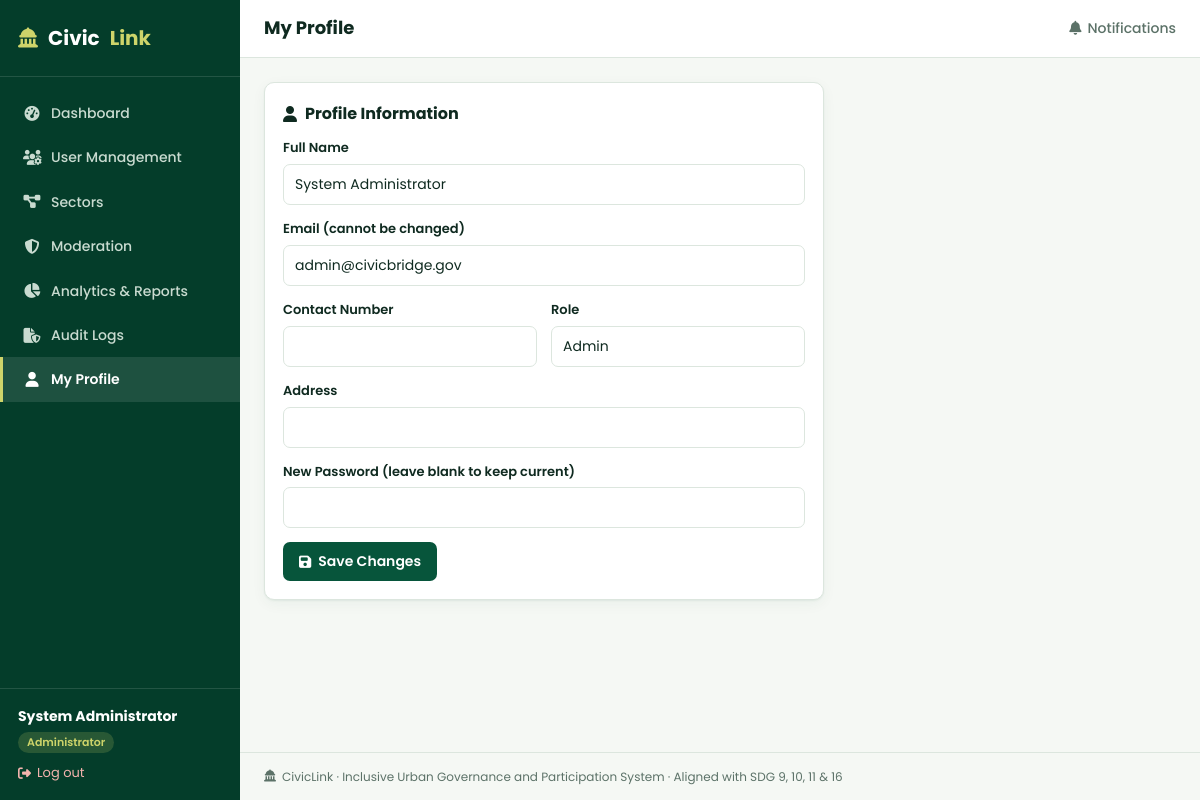
The app's page /citizen/profile.php (signed in) with its own data.
### tables this page shows
CREATE TABLE users (
    user_id INT AUTO_INCREMENT PRIMARY KEY,
    full_name VARCHAR(150) NOT NULL,
    email VARCHAR(150) NOT NULL UNIQUE,
    password_hash VARCHAR(255) NOT NULL,
    role ENUM('citizen','sector_rep','lgu_officer','admin') NOT NULL DEFAULT 'citizen',
    contact_number VARCHAR(30),
    address VARCHAR(255),
    status ENUM('active','suspended','pending') NOT NULL DEFAULT 'active',
    department VARCHAR(100) NULL,  
    created_at TIMESTAMP DEFAULT CURRENT_TIMESTAMP,
    updated_at TIMESTAMP DEFAULT CURRENT_TIMESTAMP ON UPDATE CURRENT_TIMESTAMP
);

### includes/functions.php (called while the page is built, shortened)
<?php
function e($str) {
    return htmlspecialchars($str ?? '', ENT_QUOTES, 'UTF-8');
}
function current_user_id() {
    return $_SESSION['user_id'] ?? null;
}

### citizen/profile.php (the view, shortened to what this page needs)
<?php
require_once __DIR__ . '/../includes/functions.php';
$uid = current_user_id();
$stmt = $conn->prepare("SELECT * FROM users WHERE user_id=?");
$stmt->bind_param('i', $uid);
$stmt->execute();
$user = $stmt->get_result()->fetch_assoc();
require_once __DIR__ . '/../includes/header.php';
?>
<div class="card" style="max-width:560px">
  <h2><i class="fa-solid fa-user"></i> Profile Information</h2>
  <form method="post">
    <div class="field">
      <label>Full Name</label>
      <input type="text" name="full_name" value="<?= e($user['full_name']) ?>">
    </div>
    <div class="field">
      <label>Email (cannot be changed)</label>
      <input type="email" value="<?= e($user['email']) ?>" disabled>
    </div>
    <div class="form-row">
      <div class="field">
        <label>Contact Number</label>
        <input type="text" name="contact_number" value="<?= e($user['contact_number']) ?>">
      </div>
      <div class="field">
        <label>Role</label>
        <input type="text" value="<?= e(ucwords(str_replace('_',' ',$user['role']))) ?>" disabled>
      </div>
    </div>
    <div class="field">
      <label>Address</label>
      <input type="text" name="address" value="<?= e($user['address']) ?>">
    </div>
    <div class="field">
      <label>New Password (leave blank to keep current)</label>
      <input type="password" name="new_password">
    </div>
    <button type="submit" class="btn"><i class="fa-solid fa-floppy-disk"></i> Save Changes</button>
  </form>
</div>
<?php require_once __DIR__ . '/../includes/footer.php'; ?>

### assets/css/style.css (style rules this page uses)
:root { --primary:#07553B; --primary-dark:#043D2A; --primary-light:#0A7350; --accent:#CED46A; --accent-dark:#B9C04F; --ink:#0F2A20; --muted:#5C7268; --line:#DCE6DE; --bg:#F5F8F4; --card:#ffffff; --ok:#07553B; --ok-bg:#E3EEDF; --warn:#8A6D0B; --warn-bg:#FBF6DC; --bad:#B3261E; --bad-bg:#FBE4E2; --info:#1D5C86; --info-bg:#E1EEF6; --muted-bg:#E7EEE5; --radius:10px; --shadow:0 1px 2px rgba(7,85,59,.06), 0 4px 14px rgba(7,85,59,.05); }
* { box-sizing:border-box;margin:0;padding:0 }
body { font-family:'Poppins',-apple-system,Segoe UI,Roboto,Arial,sans-serif;background:var(--bg);color:var(--ink);font-size:15px;line-height:1.6 }
h1,h2,h3 { font-family:'Poppins',sans-serif }
.card { background:var(--card);border:1px solid var(--line);border-radius:var(--radius);padding:18px;margin-bottom:16px;box-shadow:var(--shadow) }
.card h2 { font-size:16px;margin-bottom:12px;font-weight:700;display:flex;align-items:center;gap:8px }
.btn { display:inline-flex;align-items:center;gap:7px;background:var(--primary);color:#fff;border:none;padding:9px 16px;border-radius:7px;font-size:14px;font-weight:600;cursor:pointer;font-family:inherit }
label { display:block;font-size:13px;font-weight:600;margin-bottom:5px;color:var(--ink) }
input,select,textarea { width:100%;padding:9px 11px;border:1px solid var(--line);border-radius:7px;font-size:14px;font-family:inherit;background:#fff;color:var(--ink) }
.field { margin-bottom:14px }
.form-row { display:flex;gap:14px }
.form-row .field { flex:1 }

### records on screen
users: full_name "System Administrator", email "admin@civicbridge.gov", role "Admin"

### other values on screen
$label "Dashboard User Management Sectors Moderation Analytics & Reports Audit Logs My Profile"
$_SESSION['full_name'] "System Administrator"
$role_labels[$role] "Administrator"
$page_title "My Profile"
